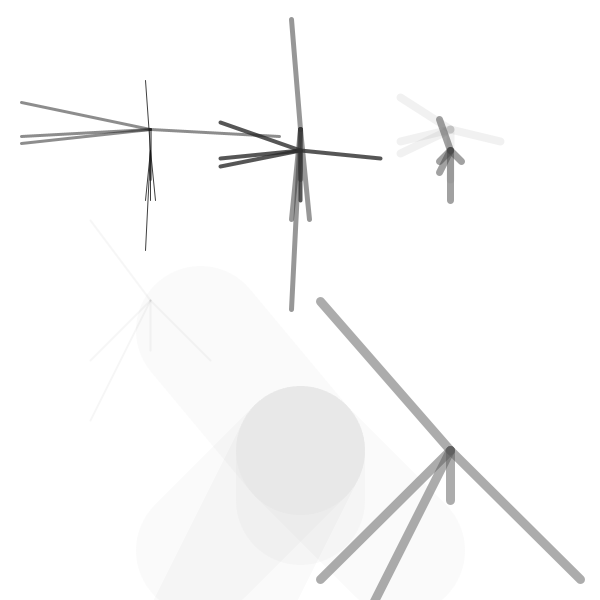
Frame 1 (no input)
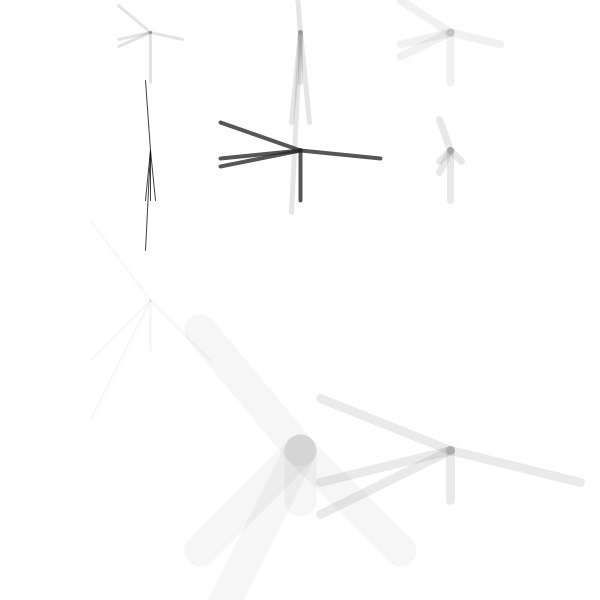
Frame 60 (the mouse pressed at the canvas centre just before this capture)
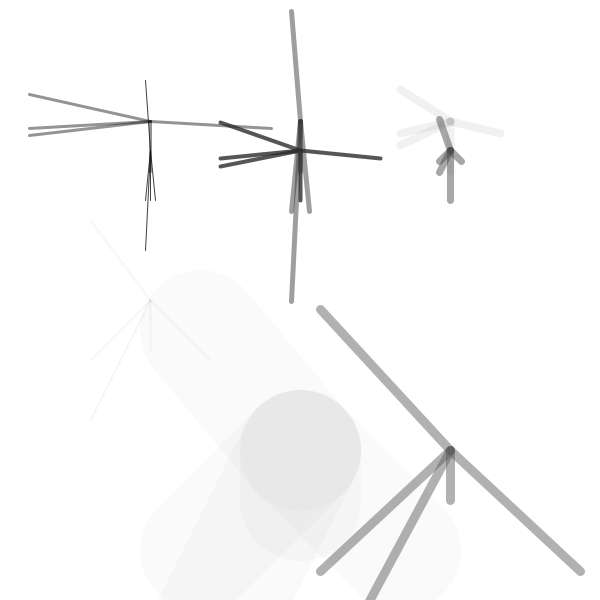
Frame 120 (the mouse held since frame 60 and released just before this capture)

The Processing sketch that drew these frames (run headless with seeded random() and noise(); from frame 60 on, the mouse is pressed at the canvas centre):

// Processing sketch: processing_15201
// ── processing_15201.pde

int xpos;
int ypos;

void setup()

{

  size(600,600);
  smooth();
}
  
void draw()

{

  background(255);  
  xpos = width/2;
  ypos = height/2;
  
//  xpos = mouseX;
//  ypos = mouseY;


int r =int(random(1,200));
 frameRate(map(r,1,200,1,10));
 

star(150,150,10,5,50,1,200);
star(150,300,20,60,60,2,10);
star(150,r,30,r,7,3,r);
star(300,150,40,80,8,4,200);
star(300,r,50,9,90,5,r);
star(300,450,r,100,100,r,10);
star(450,150,70,11,11,7,r);
star(450,r,80,50,12,8,20);
star(450,450,90,130,r,9,r);
}

void mousePressed ()
{background (255);
int r =int(random(1,200));
star(mouseX,mouseY,r,r,r,r,r);}


void mouseDragged()
{background (255);
int r =int(random(1,200));
star(mouseX,mouseY,r,r,r,r,r);}


void star(int x, int y, int s, int xoff, int yoff, int w, int o)
{
  
  stroke(s,o);
  strokeWeight(w);
line(x, y +50, x, y);
line(x-xoff, y+yoff, x, y);
line(x+xoff, y+yoff, x, y);
line(x-xoff, y- (yoff+20), x, y);
line(x-xoff, y + 2*yoff, x, y);
  
 }
